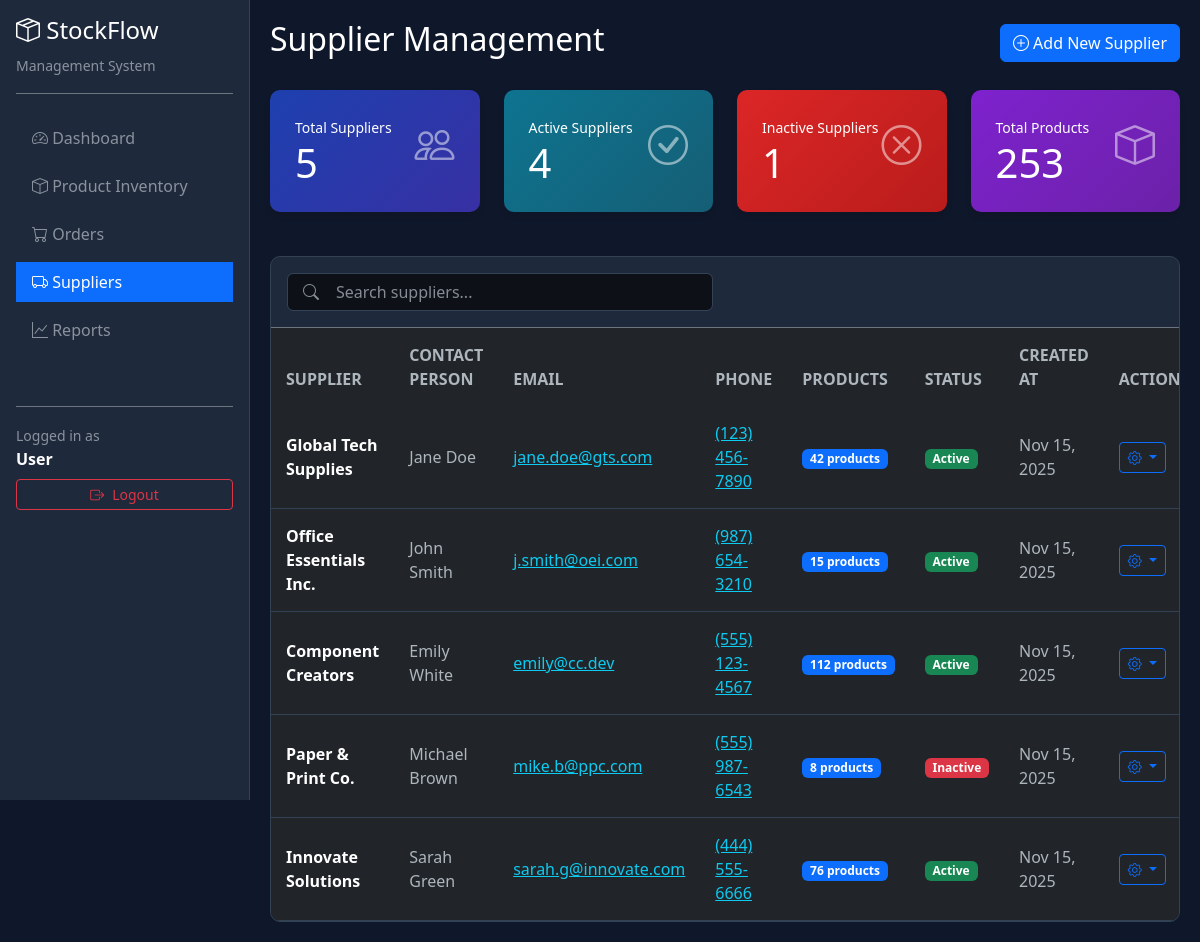
/suppliers/index.php (signed in), run on the app's committed database.
### tables this page shows
CREATE TABLE IF NOT EXISTS `inventories` (
  `id` int NOT NULL AUTO_INCREMENT,
  `supplier_name` varchar(150) NOT NULL,
  `contact_person` varchar(100) NOT NULL,
  `email` varchar(150) NOT NULL,
  `phone` varchar(50) DEFAULT NULL,
  `products_count` int DEFAULT '0',
  `status` enum('Active','Inactive') DEFAULT 'Active',
  `created_at` timestamp NULL DEFAULT CURRENT_TIMESTAMP,
  PRIMARY KEY (`id`),
  UNIQUE KEY `email` (`email`)
);

### suppliers/index.php (called while the page is built, shortened)
<?php
require_once 'config.php';
$suppliers = getSuppliers();
$stats = getSupplierStats();
require_once 'layout.phtml';

### suppliers/config.php (called while the page is built, shortened)
<?php
$host = "127.0.0.1:3306";
$dbname = "gestion_stocke";
$username = "root";
$password = "";
try {
    $pdo = new PDO("mysql:host=$host;dbname=$dbname", $username, $password);
    $pdo->setAttribute(PDO::ATTR_ERRMODE, PDO::ERRMODE_EXCEPTION);
} catch(PDOException $e) {
    die("Connection failed: " . $e->getMessage());
}
function getSuppliers() {
    global $pdo;
    $stmt = $pdo->query("SELECT * FROM inventories ORDER BY created_at DESC");
    return $stmt->fetchAll(PDO::FETCH_ASSOC);
}
function getSupplierStats() {
    global $pdo;
    $stmt = $pdo->query("SELECT
        COUNT(*) as total_suppliers,
        SUM(CASE WHEN status = 'Active' THEN 1 ELSE 0 END) as active_suppliers,
        SUM(CASE WHEN status = 'Inactive' THEN 1 ELSE 0 END) as inactive_suppliers,
        SUM(products_count) as total_products
    FROM inventories");
    return $stmt->fetch(PDO::FETCH_ASSOC);
}
?>

### suppliers/layout.phtml (the view, shortened to what this page needs)
<?php include '../includes/header.php'; ?>
<link rel="stylesheet" href="../assets/css/style.css">
<?php include '../includes/sidebar.php'; ?>
<div class="main-content">
    <div class="d-flex justify-content-between align-items-center mb-4">
        <h2 class="text-white">Supplier Management</h2>
        <button class="btn btn-primary" data-bs-toggle="modal" data-bs-target="#addSupplierModal">
            <i class="bi bi-plus-circle"></i> Add New Supplier
        </button>
    </div>
    <div class="row mb-4">
        <div class="col-md-3">
            <div class="stats-card card-1">
                <div class="d-flex justify-content-between">
                    <div>
                        <small>Total Suppliers</small>
                        <h3><?php echo $stats['total_suppliers']; ?></h3>
                    </div>
                    <i class="bi bi-people fs-1 opacity-50"></i>
                </div>
            </div>
        </div>
        <div class="col-md-3">
            <div class="stats-card card-3">
                <div class="d-flex justify-content-between">
                    <div>
                        <small>Active Suppliers</small>
                        <h3><?php echo $stats['active_suppliers']; ?></h3>
                    </div>
                    <i class="bi bi-check-circle fs-1 opacity-50"></i>
                </div>
            </div>
        </div>
        <div class="col-md-3">
            <div class="stats-card card-4">
                <div class="d-flex justify-content-between">
                    <div>
                        <small>Inactive Suppliers</small>
                        <h3><?php echo $stats['inactive_suppliers']; ?></h3>
                    </div>
                    <i class="bi bi-x-circle fs-1 opacity-50"></i>
                </div>
            </div>
        </div>
        <div class="col-md-3">
            <div class="stats-card card-2">
                <div class="d-flex justify-content-between">
                    <div>
                        <small>Total Products</small>
                        <h3><?php echo $stats['total_products']; ?></h3>
                    </div>
                    <i class="bi bi-box fs-1 opacity-50"></i>
                </div>
            </div>
        </div>
    </div>
    <div class="table-container">
        <div class="p-3 border-bottom border-secondary">
            <div class="row">
                <div class="col-md-6">
                    <div class="search-box position-relative">
                        <i class="bi bi-search position-absolute top-50 start-0 translate-middle-y ms-3 text-muted"></i>
                        <input type="text" class="form-control ps-5" placeholder="Search suppliers..." id="searchInput">
                    </div>
                </div>
            </div>
        </div>
        <div class="table-responsive">
            <table class="table table-hover">
                <thead>
                    <tr>
                        <th>SUPPLIER</th>
                        <th>CONTACT PERSON</th>
                        <th>EMAIL</th>
                        <th>PHONE</th>
                        <th>PRODUCTS</th>
                        <th>STATUS</th>
                        <th>CREATED AT</th>
                        <th>ACTIONS</th>
                    </tr>
                </thead>
                <tbody>
                    <?php foreach ($suppliers as $supplier): ?>
                    <tr>
                        <td>
                            <div class="fw-bold text-white"><?php echo htmlspecialchars($supplier['supplier_name']); ?></div>
                        </td>
                        <td><?php echo htmlspecialchars($supplier['contact_person']); ?></td>
                        <td>
                            <a href="mailto:<?php echo htmlspecialchars($supplier['email']); ?>" class="text-info">
                                <?php echo htmlspecialchars($supplier['email']); ?>
                            </a>
                        </td>
                        <td>
                            <?php if ($supplier['phone']): ?>
                                <a href="tel:<?php echo htmlspecialchars($supplier['phone']); ?>" class="text-info">
                                    <?php echo htmlspecialchars($supplier['phone']); ?>
                                </a>
                            <?php else: ?>
                                <span class="text-muted">N/A</span>
                            <?php endif; ?>
                        </td>
                        <td>
                            <span class="badge bg-primary"><?php echo $supplier['products_count']; ?> products</span>
                        </td>
                        <td>
                            <?php
                            $statusClass = $supplier['status'] == 'Active' ? 'bg-success' : 'bg-danger';
                            ?>
                            <span class="badge <?php echo $statusClass; ?>">
                                <?php echo htmlspecialchars($supplier['status']); ?>
                            </span>
                        </td>
                        <td><?php echo date('M j, Y', strtotime($supplier['created_at'])); ?></td>
                        <td>
                            <div class="btn-group">
                                <div class="dropdown">
                                    <button class="btn btn-sm btn-outline-primary dropdown-toggle" type="button" data-bs-toggle="dropdown">
                                        <i class="bi bi-gear"></i>
                                    </button>
                                </div>
                            </div>
                        </td>
                    </tr>
                    <?php endforeach; ?>
                </tbody>
            </table>
        </div>
    </div>
</div>
<?php include '../includes/footer.php'; ?>

### assets/css/style.css (style rules this page uses)
body { background-color: #0f172a; color: #e2e8f0; font-family: 'Segoe UI', Tahoma, Geneva, Verdana, sans-serif; }
.main-content { margin-left: 250px; padding: 20px; min-height: 100vh; }
.stats-card { border-radius: 10px; padding: 20px; color: white; margin-bottom: 20px; box-shadow: 0 4px 6px rgba(0, 0, 0, 0.1); border: none; }
.card-1 { background: linear-gradient(135deg, #1e40af, #3730a3); }
.card-2 { background: linear-gradient(135deg, #7e22ce, #6b21a8); }
.card-3 { background: linear-gradient(135deg, #0e7490, #155e75); }
.card-4 { background: linear-gradient(135deg, #dc2626, #b91c1c); }
.stats-card h3 { font-size: 2.5rem; margin: 0; }
.stats-card i { font-size: 3rem; opacity: 0.7; }
.table-container { background: #1e293b; border-radius: 10px; border: 1px solid #334155; overflow: hidden; }
.table { color: #e2e8f0; margin: 0; }
.table thead { background: #4361ee; color: white; }
.table th { border: none; padding: 15px; }
.table td { border-color: #334155; padding: 15px; vertical-align: middle; }
.search-box input { background-color: #1e293b; border: 1px solid #334155; color: #e2e8f0; }
.main-content { margin-left: 250px; padding: 20px; }
.stats-card { border-radius: 10px; padding: 25px; color: white; margin-bottom: 20px; border: none; }
.form-control, .form-select { background-color: #0d1117 !important; border-color: #334155 !important; color: #e2e8f0 !important; }

### data on the page
inventories: supplier_name "Global Tech Supplies", contact_person "Jane Doe", email "jane.doe@gts.com", phone "(123) 456-7890", products_count "42", status "Active", created_at "Nov 15, 2025"
inventories: supplier_name "Office Essentials Inc.", contact_person "John Smith", email "j.smith@oei.com", phone "(987) 654-3210", products_count "15", status "Active", created_at "Nov 15, 2025"
inventories: supplier_name "Component Creators", contact_person "Emily White", email "emily@cc.dev", phone "(555) 123-4567", products_count "112", status "Active", created_at "Nov 15, 2025"
inventories: supplier_name "Paper & Print Co.", contact_person "Michael Brown", email "mike.b@ppc.com", phone "(555) 987-6543", products_count "8", status "Inactive", created_at "Nov 15, 2025"
inventories: supplier_name "Innovate Solutions", contact_person "Sarah Green", email "sarah.g@innovate.com", phone "(444) 555-6666", products_count "76", status "Active", created_at "Nov 15, 2025"

### other printed values
$_SESSION['username'] "User"
$stats['total_suppliers'] "5"
$stats['active_suppliers'] "4"
$stats['inactive_suppliers'] "1"
$stats['total_products'] "253"
